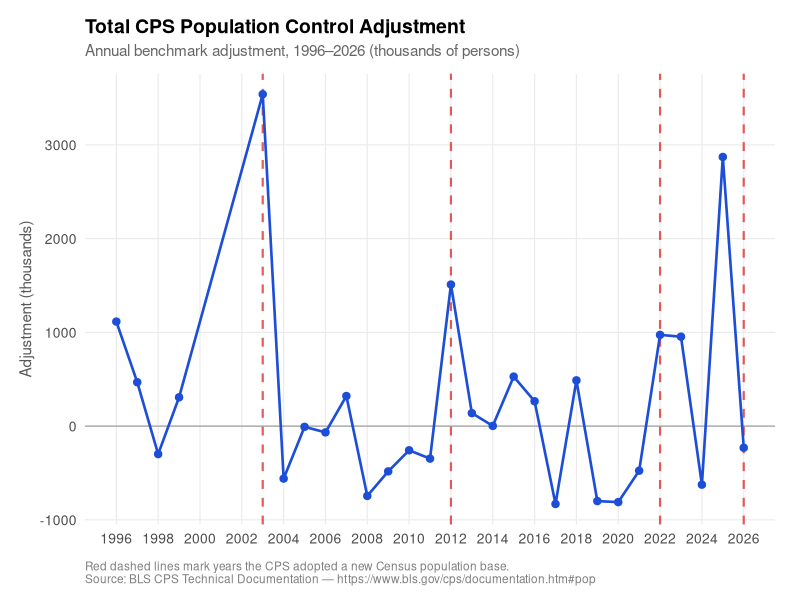
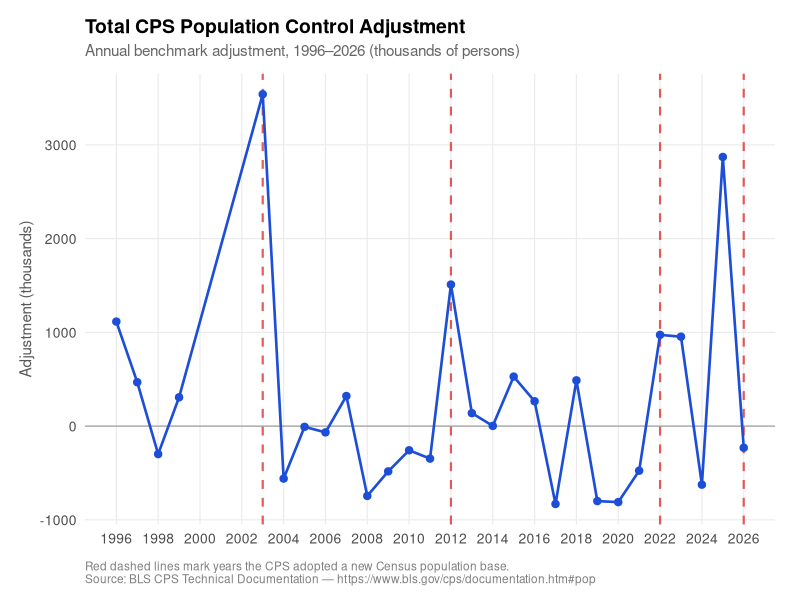
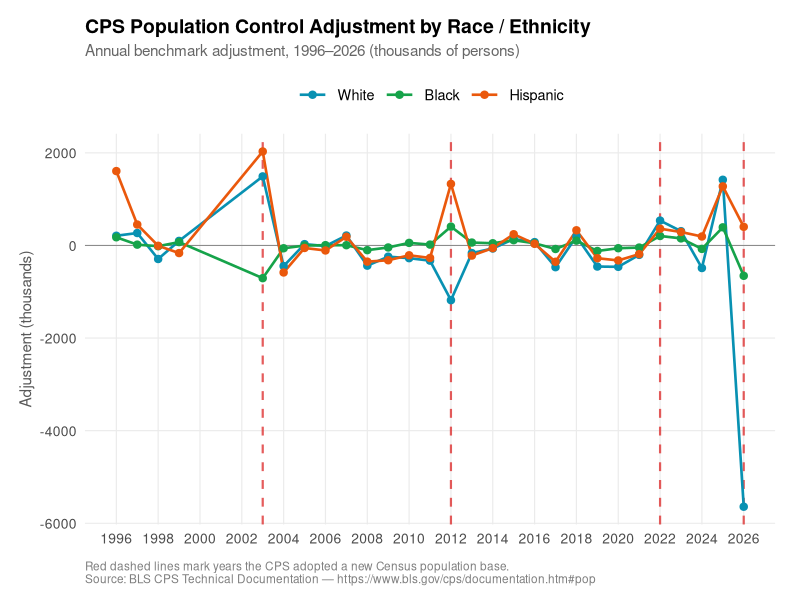
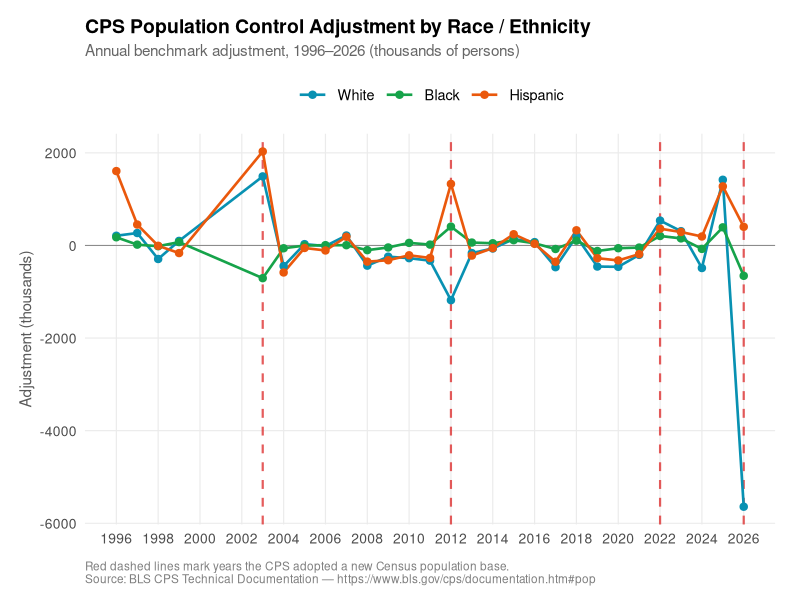
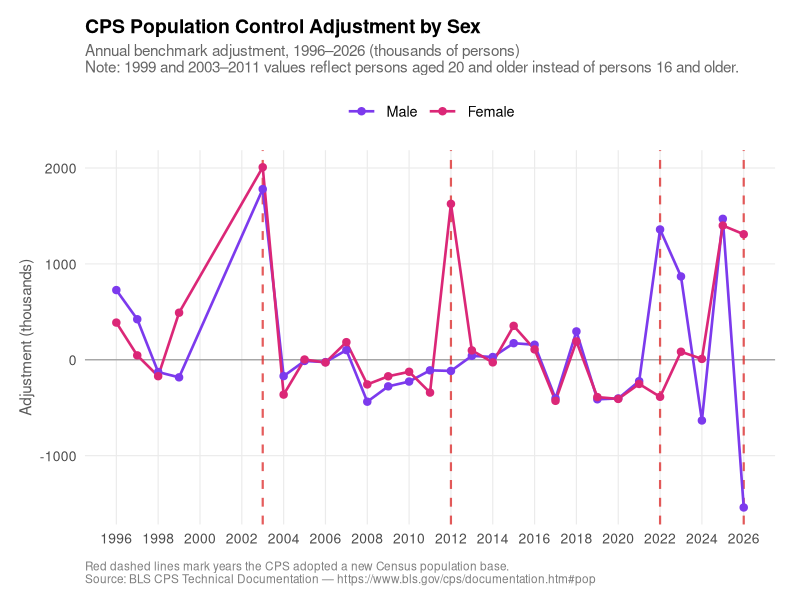
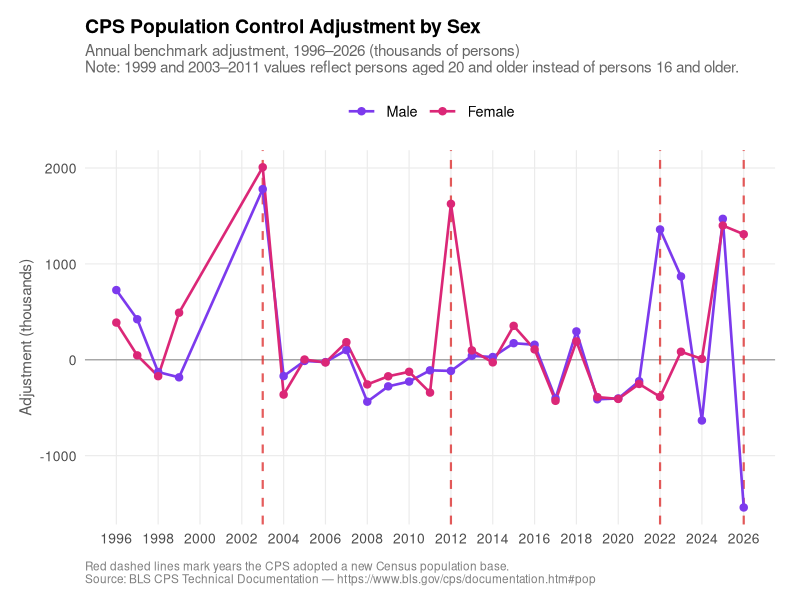
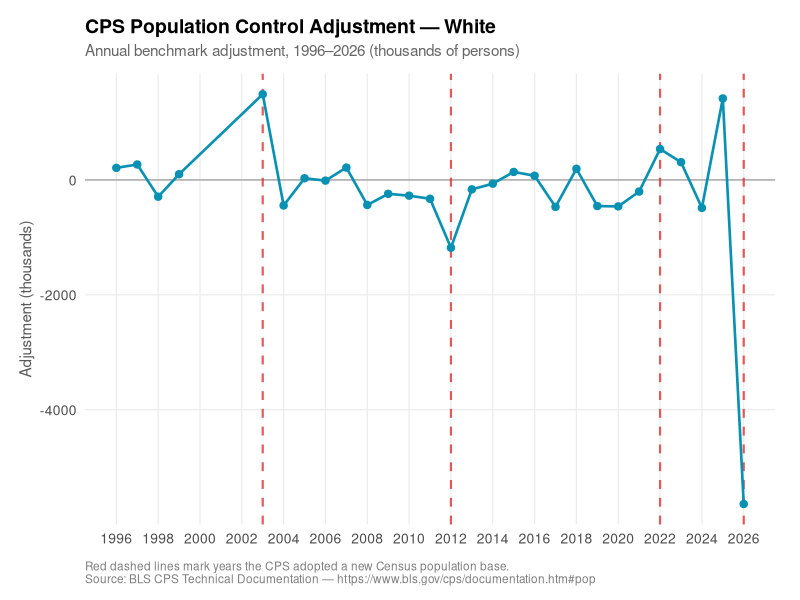
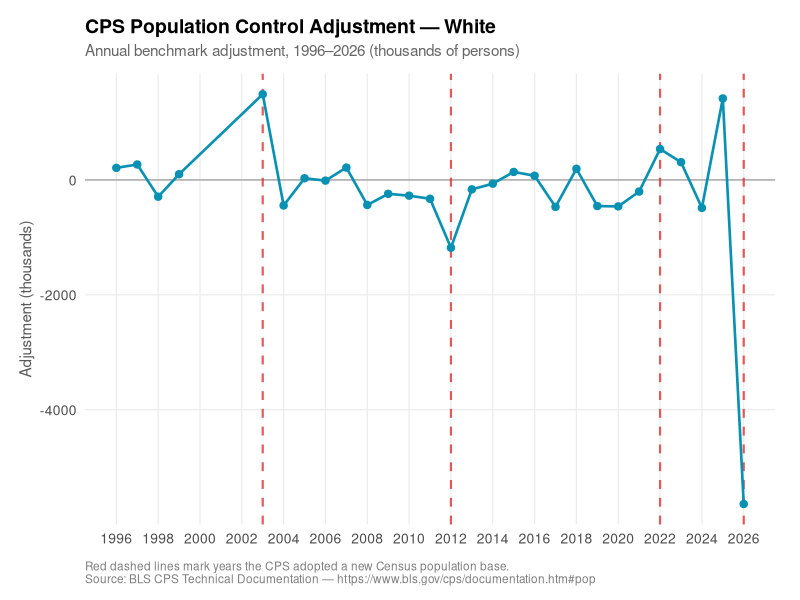

These figures' R source, in order:
library(ggplot2)
library(dplyr)
library(tidyr)
library(readr)
library(svglite)

# ── Load data ─────────────────────────────────────────────────────────────────
df <- read_csv(
  "data/popcontrols_cps1996_2026.csv",
  col_names = c("year", "total", "white", "black", "hispanic",
                "male", "female", "change_census", "notes"),
  skip = 1,
  col_types = cols(
    year         = col_integer(),
    total        = col_double(),
    white        = col_double(),
    black        = col_double(),
    hispanic     = col_double(),
    male         = col_double(),
    female       = col_double(),
    change_census = col_integer(),
    notes        = col_character()
  )
)

# ── Constants ─────────────────────────────────────────────────────────────────
CENSUS_YEARS <- c(2003, 2012, 2022, 2026)

CAPTION <- paste0(
  "Red dashed lines mark years the CPS adopted a new Census population base.\n",
  "Source: BLS CPS Technical Documentation \u2014 https://www.bls.gov/cps/documentation.htm#pop"
)

SEX_NOTE <- "\nNote: 1999 and 2003\u20132011 values reflect persons aged 20 and older instead of persons 16 and older."

dir.create("plots", showWarnings = FALSE)

# ── Shared theme + geoms ──────────────────────────────────────────────────────
base_theme <- theme_minimal(base_size = 13) +
  theme(
    panel.grid.minor  = element_blank(),
    panel.grid.major  = element_line(color = "gray92", linewidth = 0.4),
    plot.title        = element_text(size = 14, face = "bold", margin = margin(b = 4)),
    plot.subtitle     = element_text(size = 11, color = "gray40", margin = margin(b = 10)),
    plot.caption      = element_text(size = 8.5, color = "gray50", hjust = 0,
                                     margin = margin(t = 10)),
    axis.title.y      = element_text(size = 11, color = "gray35"),
    axis.text         = element_text(size = 10),
    legend.position   = "top",
    legend.title      = element_blank(),
    legend.key.width  = unit(1.6, "lines"),
    plot.margin       = margin(14, 18, 10, 14)
  )

vlines <- geom_vline(
  xintercept = CENSUS_YEARS,
  linetype   = "dashed",
  color      = "#dc2626",
  alpha      = 0.75,
  linewidth  = 0.75
)

hline0 <- geom_hline(yintercept = 0, color = "gray55", linewidth = 0.35)

x_scale <- scale_x_continuous(breaks = seq(1996, 2026, by = 2))

save_plot <- function(p, name, w = 9, h = 5.2) {
  ggsave(paste0("plots/", name, ".svg"), p, width = w, height = h, device = svglite)
  ggsave(paste0("plots/", name, ".png"), p, width = w, height = h, dpi = 150)
  message("Saved: ", name)
}

# ── 1. Total ──────────────────────────────────────────────────────────────────
p_total <- ggplot(df, aes(x = year, y = total)) +
  hline0 + vlines +
  geom_line(color = "#1d4ed8", linewidth = 0.9) +
  geom_point(color = "#1d4ed8", size = 2.2) +
  x_scale +
  labs(
    title    = "Total CPS Population Control Adjustment",
    subtitle = "Annual benchmark adjustment, 1996\u20132026 (thousands of persons)",
    x = NULL, y = "Adjustment (thousands)",
    caption  = CAPTION
  ) +
  base_theme

save_plot(p_total, "total")

# ── 2. By Race / Ethnicity ────────────────────────────────────────────────────
race_long <- df |>
  select(year, White = white, Black = black, Hispanic = hispanic) |>
  pivot_longer(-year, names_to = "group", values_to = "value") |>
  mutate(group = factor(group, levels = c("White", "Black", "Hispanic")))

p_race <- ggplot(race_long, aes(x = year, y = value, color = group)) +
  hline0 + vlines +
  geom_line(linewidth = 0.9) +
  geom_point(size = 2.2) +
  scale_color_manual(values = c(White = "#0891b2", Black = "#16a34a", Hispanic = "#ea580c")) +
  x_scale +
  labs(
    title    = "CPS Population Control Adjustment by Race / Ethnicity",
    subtitle = "Annual benchmark adjustment, 1996\u20132026 (thousands of persons)",
    x = NULL, y = "Adjustment (thousands)",
    caption  = CAPTION
  ) +
  base_theme

save_plot(p_race, "race")

# ── 3. By Sex ─────────────────────────────────────────────────────────────────
sex_long <- df |>
  select(year, Male = male, Female = female) |>
  pivot_longer(-year, names_to = "group", values_to = "value") |>
  mutate(group = factor(group, levels = c("Male", "Female")))

p_gender <- ggplot(sex_long, aes(x = year, y = value, color = group)) +
  hline0 + vlines +
  geom_line(linewidth = 0.9) +
  geom_point(size = 2.2) +
  scale_color_manual(values = c(Male = "#7c3aed", Female = "#db2777")) +
  x_scale +
  labs(
    title    = "CPS Population Control Adjustment by Sex",
    subtitle = paste0("Annual benchmark adjustment, 1996\u20132026 (thousands of persons)",
                      SEX_NOTE),
    x = NULL, y = "Adjustment (thousands)",
    caption  = CAPTION
  ) +
  base_theme

save_plot(p_gender, "gender")

# ── 4–8. Individual series ────────────────────────────────────────────────────
individuals <- list(
  list(col = "white",    label = "White",    color = "#0891b2", note = ""),
  list(col = "black",    label = "Black",    color = "#16a34a", note = ""),
  list(col = "hispanic", label = "Hispanic", color = "#ea580c", note = ""),
  list(col = "male",     label = "Male",     color = "#7c3aed", note = SEX_NOTE),
  list(col = "female",   label = "Female",   color = "#db2777", note = SEX_NOTE)
)

for (item in individuals) {
  p <- ggplot(df, aes(x = year, y = .data[[item$col]])) +
    hline0 + vlines +
    geom_line(color = item$color, linewidth = 0.9) +
    geom_point(color = item$color, size = 2.2) +
    x_scale +
    labs(
      title    = paste0("CPS Population Control Adjustment \u2014 ", item$label),
      subtitle = paste0("Annual benchmark adjustment, 1996\u20132026 (thousands of persons)",
                        item$note),
      x = NULL, y = "Adjustment (thousands)",
      caption  = CAPTION
    ) +
    base_theme

  save_plot(p, item$col)
}

message("\nDone. All plots written to plots/")
